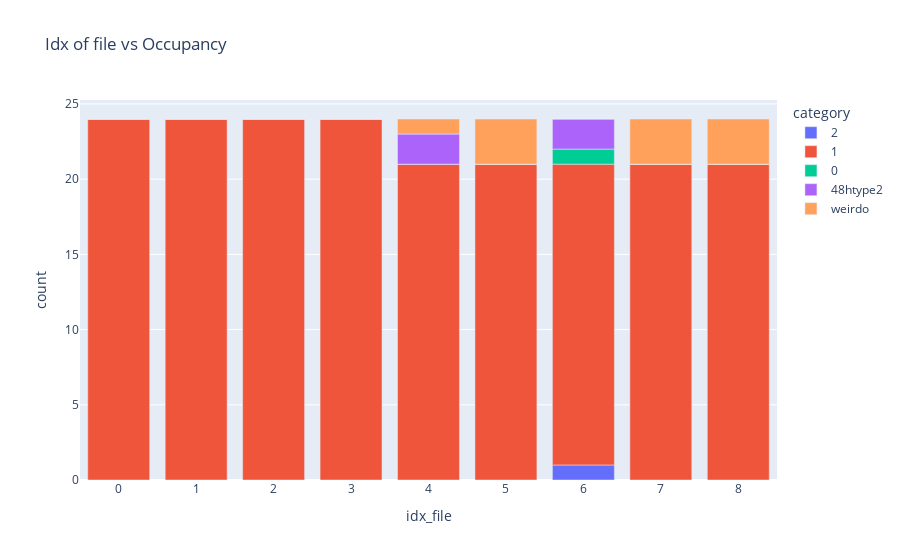

The code cell stored with this chart in its notebook:
### Code cell
tuple_metainfo = ReadStructure.Metainfo.get_tuple_metainfo(coor_ref_structure_48n24_expanded, litype, el = "Li")
coor_48htype1_metainfo = ReadStructure.Metainfo.get_coor_48htype1_metainfo(coor_ref_structure_48n24_expanded, el = 'Li')

file_loc_important_cols_sorted = file_loc_important_cols.sort_values("toten [eV]", ascending=True).reset_index()

idx_coor_cage_order = {0: np.array([0.97111, 0.25   , 0.25   ]), 3: np.array([0.02889, 0.75   , 0.25   ]),
                       1: np.array([0.02889, 0.25   , 0.75   ]), 2: np.array([0.97111, 0.75   , 0.75   ])}

coor_24g_array = np.array([item['coor'] for sublist in tuple_metainfo.values() for item in sublist if item['type'] == '24g'])
centroids, labels = Operation.KMeans.kmeans_cluster_atoms(coor_24g_array, amount_clusters = 4)
Operation.KMeans.create_POSCAR_atoms_centroids_appended(coor_24g_array, centroids, direc_restructure_destination, lattice_constant, filename = "POSCAR_24g_centroids4")

idx_cage_coor_24g = ReadStructure.Metainfo.get_idx_cage_coor_24g(coor_24g_array, labels, idx_coor_cage_order, amount_clusters = 4)
tuple_cage_metainfo = ReadStructure.Metainfo.get_tuple_cage_metainfo(tuple_metainfo, idx_cage_coor_24g)


category_labels_occupancy = {
    '2': '2',
    '1': '1',
    '0': '0',
    '48htype1': '48htype2',
    'weirdo': 'weirdo'
    # ... add more as needed
}

Movement.Occupancy.get_occupancy(file_loc_important_cols_sorted, coor_ref_structure_48n24_expanded, tuple_cage_metainfo, el = "Li")
df_occupancy = Plot.Movement.Occupancy.plot_occupancy(file_loc_important_cols_sorted, category_labels_occupancy)

### Figure 1 — Plotly figure (JSON) as saved in the notebook; plotly's stock layout.template omitted (floating-point values rounded to 4 significant figures)
{"data": [{"alignmentgroup": "True", "hovertemplate": "category=2<br>idx_file=%{x}<br>count=%{y}<extra></extra>", "legendgroup": "2", "marker": {"color": "#636efa", "pattern": {"shape": ""}}, "name": "2", "offsetgroup": "2", "orientation": "v", "showlegend": true, "textposition": "auto", "type": "bar", "x": [0, 1, 2, 3, 4, 5, 6, 7, 8], "xaxis": "x", "y": [0, 0, 0, 0, 0, 0, 1, 0, 0], "yaxis": "y"}, {"alignmentgroup": "True", "hovertemplate": "category=1<br>idx_file=%{x}<br>count=%{y}<extra></extra>", "legendgroup": "1", "marker": {"color": "#EF553B", "pattern": {"shape": ""}}, "name": "1", "offsetgroup": "1", "orientation": "v", "showlegend": true, "textposition": "auto", "type": "bar", "x": [0, 1, 2, 3, 4, 5, 6, 7, 8], "xaxis": "x", "y": [24, 24, 24, 24, 21, 21, 20, 21, 21], "yaxis": "y"}, {"alignmentgroup": "True", "hovertemplate": "category=0<br>idx_file=%{x}<br>count=%{y}<extra></extra>", "legendgroup": "0", "marker": {"color": "#00cc96", "pattern": {"shape": ""}}, "name": "0", "offsetgroup": "0", "orientation": "v", "showlegend": true, "textposition": "auto", "type": "bar", "x": [0, 1, 2, 3, 4, 5, 6, 7, 8], "xaxis": "x", "y": [0, 0, 0, 0, 0, 0, 1, 0, 0], "yaxis": "y"}, {"alignmentgroup": "True", "hovertemplate": "category=48htype2<br>idx_file=%{x}<br>count=%{y}<extra></extra>", "legendgroup": "48htype2", "marker": {"color": "#ab63fa", "pattern": {"shape": ""}}, "name": "48htype2", "offsetgroup": "48htype2", "orientation": "v", "showlegend": true, "textposition": "auto", "type": "bar", "x": [0, 1, 2, 3, 4, 5, 6, 7, 8], "xaxis": "x", "y": [0, 0, 0, 0, 2, 0, 2, 0, 0], "yaxis": "y"}, {"alignmentgroup": "True", "hovertemplate": "category=weirdo<br>idx_file=%{x}<br>count=%{y}<extra></extra>", "legendgroup": "weirdo", "marker": {"color": "#FFA15A", "pattern": {"shape": ""}}, "name": "weirdo", "offsetgroup": "weirdo", "orientation": "v", "showlegend": true, "textposition": "auto", "type": "bar", "x": [0, 1, 2, 3, 4, 5, 6, 7, 8], "xaxis": "x", "y": [0, 0, 0, 0, 1, 3, 0, 3, 3], "yaxis": "y"}], "layout": {"barmode": "relative", "legend": {"title": {"text": "category"}, "tracegroupgap": 0}, "title": {"text": "Idx of file vs Occupancy"}, "xaxis": {"anchor": "y", "domain": [0, 1], "title": {"text": "idx_file"}}, "yaxis": {"anchor": "x", "domain": [0, 1], "title": {"text": "count"}}}}
